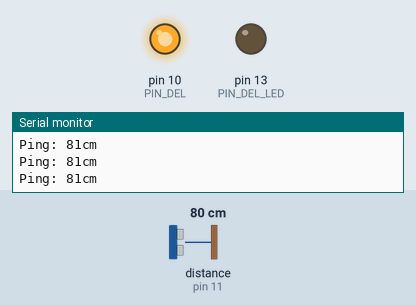
A sketch run on a simulated Arduino Uno, built with avr-gcc and run on an emulated ATmega328P. Shown: output pins drawn as LEDs (lit = HIGH), the last lines printed to the serial monitor. Inputs (shaded band) come from the test bench; at power-on: distance to the obstacle (sensor on pin 11) 80 cm. The echo pulse lasts 58.3 µs per cm.

Above: at 1.4 s.
1.5 s: distance to the obstacle (sensor on pin 11) set to 6 cm
3.0 s: distance to the obstacle (sensor on pin 11) set to 3 cm
At 4.4 s:
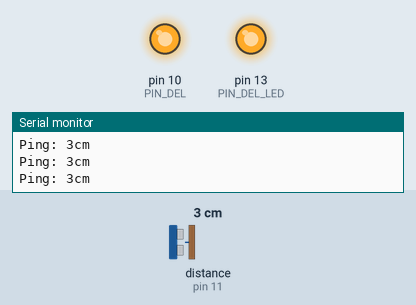
4.8 s: distance to the obstacle (sensor on pin 11) set to 9 cm
At 5.9 s:
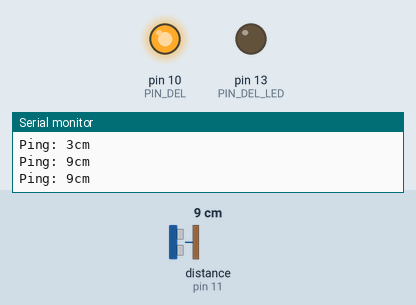
6.3 s: distance to the obstacle (sensor on pin 11) set to 2 cm
At 7.9 s:
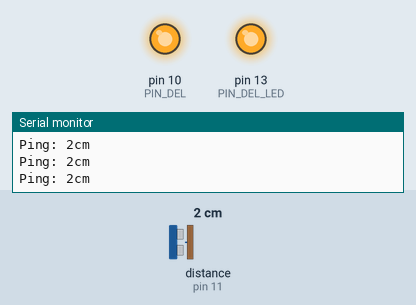
Timing chart, 0 to 9.0 s (numbered marks = the images above; inputs shaded):
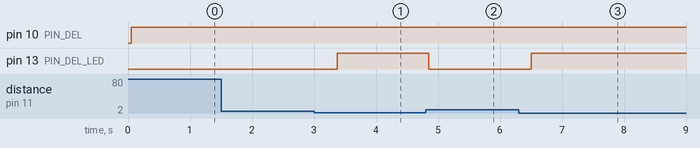

The sketch:

salvaobstaculo_con_led_y_motor.ino
```cpp
 // ---------------------------------------------------------------------------
// En este ejemplo, el sensor salvaobstaculos enciende un LED (pin 13) cuando encuentra un obstáulo
// a una distancia menor del "límite" establecido medido en cm. Esta variable "límite" podemos modificarla manualmente.
//conexiones del sensor HC-SR04
//trigger 12
//echo    11
//+ motor se conecta al pin 10
//- motor se conecta a una tierra cualquiera (GND)
//Gnd     a cualquier pin de tierra (GND)
//Vcc     a cualquier pin 5V
// ---------------------------------------------------------------------------


 #include <NewPing.h>

     #define TRIGGER_PIN 12 // Arduino pin tied to trigger pin on the ultrasonic sensor.
     #define ECHO_PIN 11    // Arduino pin tied to echo pin on the ultrasonic sensor.
     #define MAX_DISTANCE 200

     NewPing sonar(TRIGGER_PIN, ECHO_PIN, MAX_DISTANCE); // NewPing setup of pins and maximum distance

     void setup()


        {
           pinMode(13, OUTPUT); //PIN DEL LED
           pinMode(10, OUTPUT); //PIN DEL + MOTOR
           Serial.begin(115200); // Open serial monitor at 115200 baud to see ping results.
        }

     void loop()
       {
           delay(50);
           unsigned int uS = sonar.ping(); // Send ping, get ping time in microseconds (uS)
           Serial.print("Ping: ");
           Serial.print(uS / US_ROUNDTRIP_CM);
           Serial.println("cm");
           long distancia = uS / US_ROUNDTRIP_CM ; //distancia al obstáculo en cm
           int limite = 5 ;                       // A > distancia (cm) del obstaculo se enciende el LED
            if ( distancia < limite) {
                 digitalWrite ( 13 , HIGH) ; //Enciende el LED
                 digitalWrite ( 10 , HIGH) ; //Enciende el Motor

            } //end if
            else
                 {digitalWrite( 13 , LOW) ;    //Apaga el LED
                 digitalWrite ( 10 , HIGH) ; //Apaga el Motor
                 delay (500) ;                  // Para limitar el número de mediciones
                 } //end Else
        }
```

Measured:
- the behaviour switches between 5 and 4 cm on distance to the obstacle (sensor on pin 11) (found by bisection; images 0 and 1)
- after the input at 3.0 s, pin 13 (PIN_DEL_LED): LOW → HIGH after 0.37 s
- after the input at 4.8 s, pin 13 (PIN_DEL_LED): HIGH → LOW after 0.05 s
- after the input at 6.3 s, pin 13 (PIN_DEL_LED): LOW → HIGH after 0.20 s
